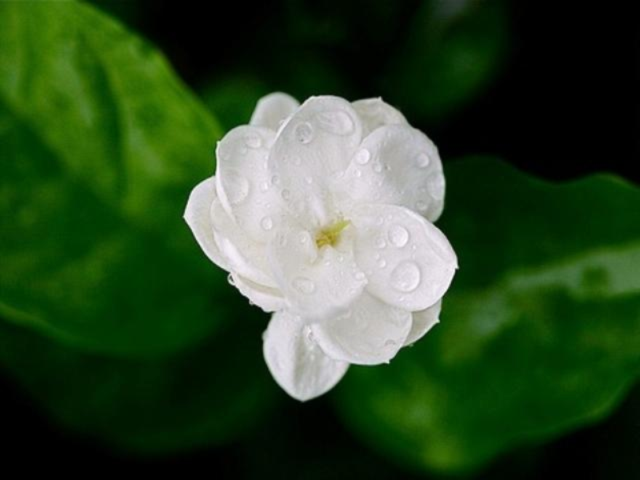
%> input picture images/Image_12.bmp, 640 x 480 px
$ octave --eval "result = gaussianReadDatastoreImage('../../../images/Image_12.bmp');"   (GNU Octave 9; MATLAB toolbox functions it lacks are replaced by stand-ins)
%> lines starting %> are read from the running program, lines starting %| are printed output that depends on the picture
function data = gaussianReadDatastoreImage(filename)
%> called with filename = '../../../images/Image_12.bmp'
    % code from default function:
    onState = warning('off', 'backtrace');
    c = onCleanup(@() warning(onState));
    data = imread(filename); % added lines:
%> data is the input picture: size 480x640x3 uint8; mean R, G, B 46.6, 72.7, 39.2
    data = imresize(data,[227 227]);
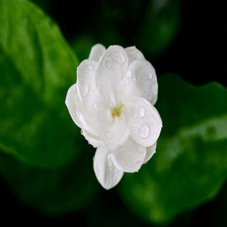
%> data: size 227x227x3 uint8; mean R, G, B 46.6, 72.7, 39.2
    % Gaussian Blur
    data = imfilter(data,  fspecial('gaussian',9,3),'replicate', 'conv');
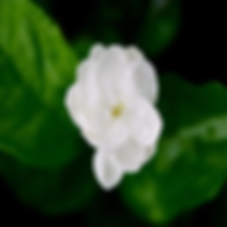
%> data: size 227x227x3 uint8; mean R, G, B 46.6, 72.7, 39.2; mean of the top-left, top-right, bottom-left and bottom-right quarters 67.2, 45, 39.3, 60
    data = data(:,:,min(1:3, end));
end

$ run again, on images/Image_22.bmp
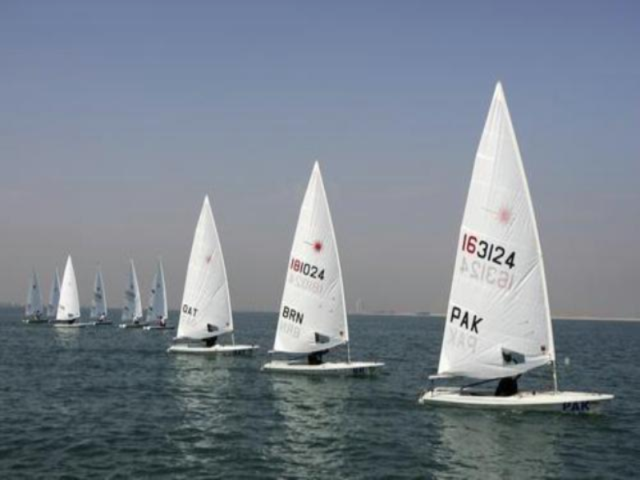
%> input picture images/Image_22.bmp, 640 x 480 px
%> in gaussianReadDatastoreImage, data is the input picture: size 480x640x3 uint8; mean R, G, B 121.7, 131.4, 142.6
%> in gaussianReadDatastoreImage, `data = imresize(data,[227 227]);`:
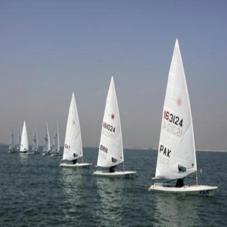
%> data: size 227x227x3 uint8; mean R, G, B 121.7, 131.4, 142.6
%> in gaussianReadDatastoreImage, `data = imfilter(data,  fspecial('gaussian',9,3),'replicate', 'conv');`:
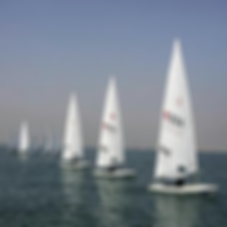
%> data: size 227x227x3 uint8; mean R, G, B 121.7, 131.4, 142.6; mean of the top-left, top-right, bottom-left and bottom-right quarters 147.8, 151.6, 109.3, 119.1
